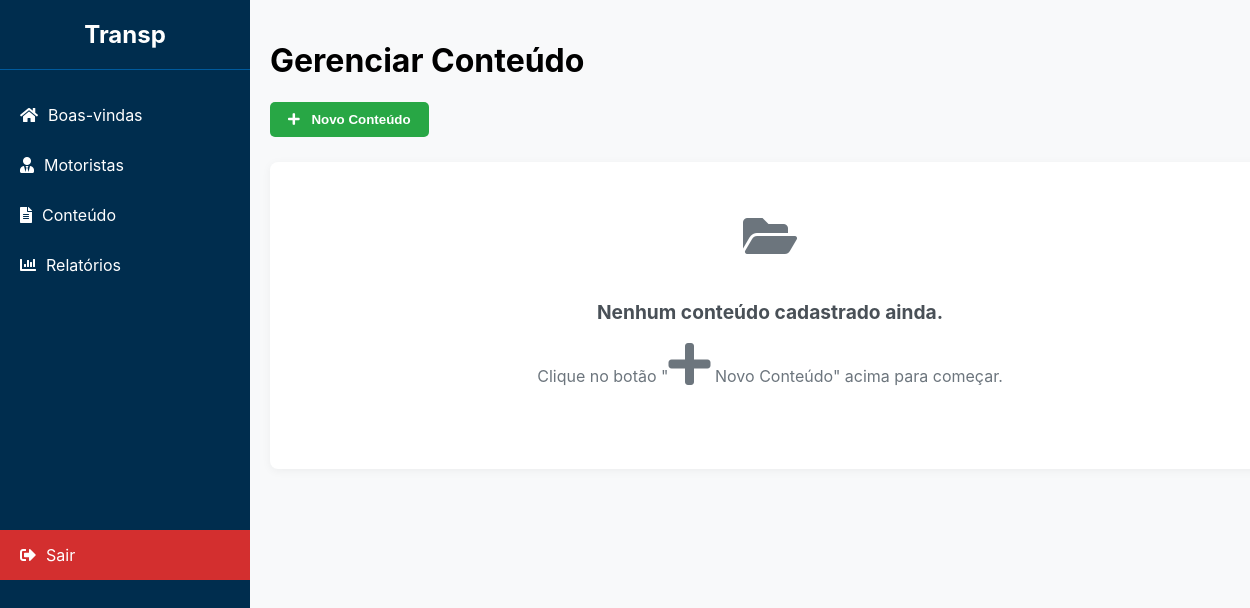
/admin/conteudo (signed in), run on an earlier commit of the app's database.
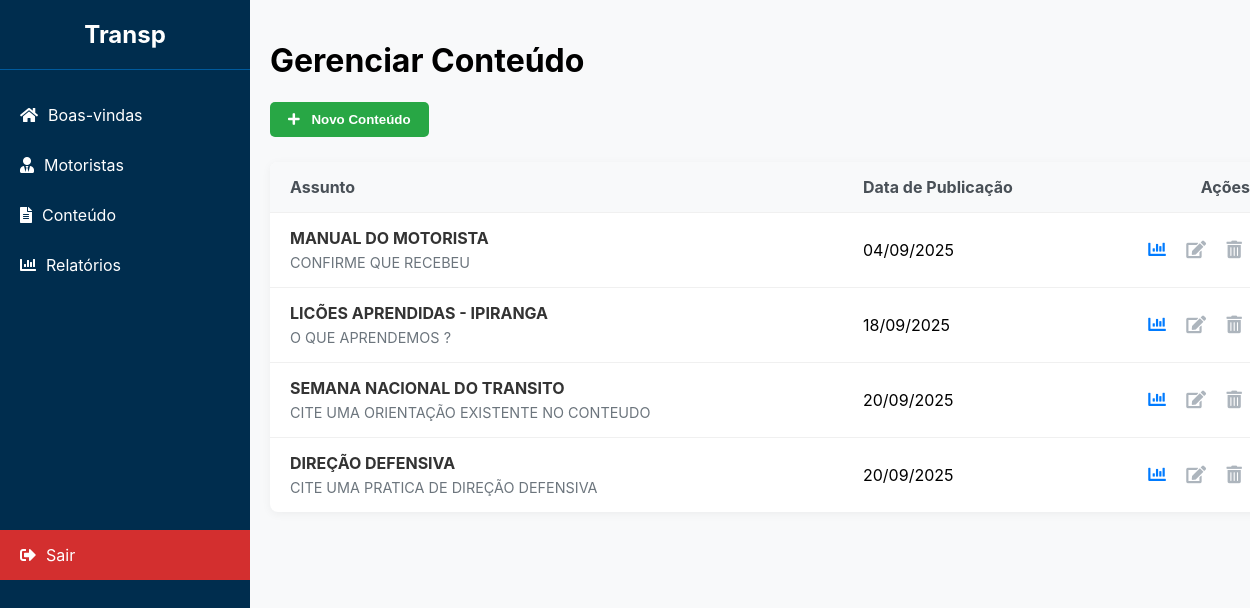
And on a later commit of the database.
### app/models.py (models this page shows)
class Conteudo(db.Model):
    id = db.Column(db.Integer, primary_key=True)
    data = db.Column(db.Date, nullable=False)
    assunto = db.Column(db.String(200), nullable=False)
    pergunta = db.Column(db.Text, nullable=False)
    respostas = db.Column(db.Text) # CSV: "Opção A,Opção B,Opção C"
    resposta_correta = db.Column(db.String(200))
    tipo_recurso = db.Column(db.String(50)) # 'link' ou 'arquivo'
    recurso_link = db.Column(db.String(300)) # URL ou caminho do arquivo
    assinaturas = db.relationship('Assinatura', backref='conteudo', lazy=True)

### app/routes.py (the view)
@admin_bp.route('/conteudo')
def conteudo():
    if 'admin_user' not in session:
        return redirect(url_for('admin.login'))
    lista_conteudos = Conteudo.query.order_by(Conteudo.id.desc()).all()
    return render_template('conteudo.html', conteudos=lista_conteudos)

### app/templates/conteudo.html (shortened to what this page needs)
{% extends 'base_adm.html' %}
{% block head %}
    <link rel="stylesheet" href="{{ url_for('static', filename='css/conteudo.css') }}">
{% endblock %}
{% block header %}
    Gerenciar Conteúdo
{% endblock %}
{% block content %}
<div class="page-actions">
    <button class="btn-novo" onclick="toggleForm()"><i class="fas fa-plus"></i> Novo Conteúdo</button>
</div>
<div class="conteudo-list">
    {% if conteudos %}
        <div class="list-header">
            <div class="cell-assunto">Assunto</div>
            <div class="cell-data">Data de Publicação</div>
            <div class="cell-acoes">Ações</div>
        </div>
        {% for item in conteudos %}
        <div class="conteudo-item">
            <div class="cell-assunto">
                <span class="assunto-title">{{ item.assunto }}</span>
                <span class="pergunta-snippet">{{ item.pergunta | truncate(80) }}</span>
            </div>
            <div class="cell-data">{{ item.data.strftime('%d/%m/%Y') }}</div>
            <div class="cell-acoes">
                <a href="{{ url_for('admin.conteudo_detalhe', conteudo_id=item.id) }}" class="action-btn" title="Ver Relatório"><i class="fas fa-chart-bar"></i></a>
                <a href="#" class="action-btn disabled" title="Editar (em breve)"><i class="fas fa-edit"></i></a>
                <a href="#" class="action-btn disabled" title="Excluir (em breve)"><i class="fas fa-trash-alt"></i></a>
            </div>
        </div>
        {% endfor %}
    {% else %}
        <div class="empty-state">
            <i class="fas fa-folder-open"></i>
            <h4>Nenhum conteúdo cadastrado ainda.</h4>
            <p>Clique no botão "<i class="fas fa-plus"></i> Novo Conteúdo" acima para começar.</p>
        </div>
    {% endif %}
</div>
{% endblock %}

### app/templates/base_adm.html (shortened to what this page needs)
<!DOCTYPE html>
<html lang="pt-br">
<head>
    <link rel="stylesheet" href="https://cdnjs.cloudflare.com/ajax/libs/font-awesome/5.15.4/css/all.min.css">
    {% block head %}{% endblock %}
</head>
<body>
    <nav class="sidebar" id="sidebar">
        <div class="sidebar-header">
            Transp
        </div>
        <ul class="sidebar-nav">
            <li><a href="{{ url_for('admin.dashboard') }}"><i class="fas fa-home"></i> Boas-vindas</a></li>
            <li><a href="{{ url_for('admin.motoristas') }}"><i class="fas fa-user-tie"></i> Motoristas</a></li>
            <li><a href="{{ url_for('admin.conteudo') }}"><i class="fas fa-file-alt"></i> Conteúdo</a></li>
            <li><a href="#"><i class="fas fa-chart-bar"></i> Relatórios</a></li>
        </ul>
        <ul class="sidebar-nav">
             <li class="logout-link"><a href="{{ url_for('admin.logout') }}"><i class="fas fa-sign-out-alt"></i> Sair</a></li>
        </ul>
    </nav>
    <main class="main-content" id="main-content">
        {% if self.header()|trim %}
        <header class="header">
            <h1>{% block header %}{% endblock %}</h1>
        </header>
        {% endif %}
        <section class="content">
            {% block content %}{% endblock %}
        </section>
    </main>
</body>
</html>

### app/static/css/conteudo.css (style rules this page uses)
.page-actions { margin-bottom: 25px; }
.btn-novo, .btn-cancel { padding: 10px 18px; border: none; border-radius: 5px; font-weight: bold; cursor: pointer; transition: background-color 0.2s; }
.btn-novo { background-color: #28a745; color: white; }
.btn-novo i, .btn-cancel i { margin-right: 8px; }
.conteudo-list { background-color: #fff; border-radius: 8px; overflow: hidden; box-shadow: 0 2px 10px rgba(0,0,0,0.05); }
.list-header, .conteudo-item { display: grid; grid-template-columns: 3fr 1fr 1fr; gap: 15px; padding: 15px 20px; align-items: center; border-bottom: 1px solid #f0f0f0; }
.list-header { background-color: #f8f9fa; font-weight: bold; color: #495057; }
.conteudo-item:last-child { border-bottom: none; }
.assunto-title { font-weight: bold; color: #333; display: block; margin-bottom: 4px; }
.pergunta-snippet { font-size: 0.9em; color: #6c757d; }
.cell-acoes { text-align: right; }
.action-btn { color: #007bff; text-decoration: none; margin: 0 8px; font-size: 1.1rem; }
.action-btn.disabled { color: #adb5bd; cursor: not-allowed; }

### app/templates/base_adm.html (style rules this page uses)
:root { --sidebar-width: 250px; --header-height: 60px; --primary-blue: #002D4E; --light-blue: #005A9C; --logout-red: #d32f2f; --logout-red-hover: #c62828; }
body { font-family: -apple-system, BlinkMacSystemFont, "Segoe UI", Roboto, "Helvetica Neue", Arial, sans-serif; margin: 0; background-color: #f8f9fa; }
.sidebar { width: var(--sidebar-width); background-color: var(--primary-blue); color: white; display: flex; flex-direction: column; position: fixed; top: 0; left: 0; height: 100%; transition: transform 0.3s ease; z-index: 100; }
.sidebar-header { padding: 20px; text-align: center; font-size: 1.5em; font-weight: bold; border-bottom: 1px solid var(--light-blue); }
.sidebar-nav { list-style-type: none; padding: 0; margin: 20px 0; flex-grow: 1; }
.sidebar-nav li a { color: white; text-decoration: none; display: flex; align-items: center; gap: 10px; padding: 15px 20px; transition: background-color 0.2s; }
.logout-link { margin-top: auto; }
.logout-link a { background-color: var(--logout-red) !important; }
.main-content { margin-left: var(--sidebar-width); padding: 20px; width: calc(100% - var(--sidebar-width)); }

What changed in the data, as far as the page shows it:
added Conteudo: assunto "MANUAL DO MOTORISTA", pergunta "CONFIRME QUE RECEBEU", data "04/09/2025"
added Conteudo: assunto "LICÕES APRENDIDAS - IPIRANGA", pergunta "O QUE APRENDEMOS ?", data "18/09/2025"
added Conteudo: assunto "SEMANA NACIONAL DO TRANSITO", pergunta "CITE UMA ORIENTAÇÃO EXISTENTE NO CONTEUDO", data "20/09/2025"
added Conteudo: assunto "DIREÇÃO DEFENSIVA", pergunta "CITE UMA PRATICA DE DIREÇÃO DEFENSIVA", data "20/09/2025"
Also different on the page:
text no longer shown: "Nenhum conteúdo cadastrado ainda. Clique no botão \" Novo Conteúdo\" acima para começar."
text now shown: "Assunto Data de Publicação Ações"
